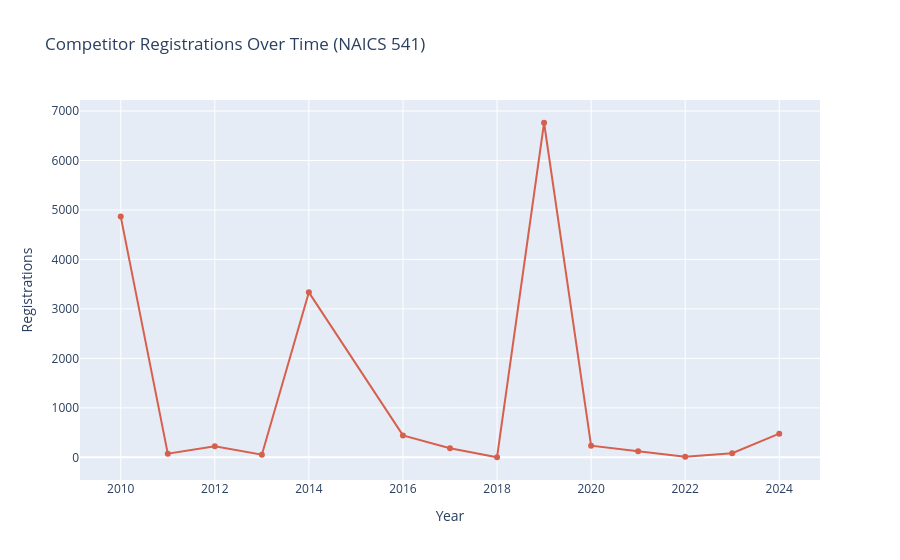

The notebook cell saved with this chart:
### Code cell
# ── 3.5  Temporal entry trend (registration by year) ─────────────────────────
reg_trend = (
    competitors.dropna(subset=['registration_date'])
               .assign(year=lambda x: x['registration_date'].dt.year)
               .query('2000 <= year <= 2024')
               .groupby('year')
               .size()
               .reset_index(name='registrations')
)

fig = px.line(
    reg_trend,
    x='year', y='registrations',
    title='Competitor Registrations Over Time (NAICS 541)',
    markers=True,
    labels={'year': 'Year', 'registrations': 'Registrations'}
)
fig.update_traces(line_color='#d6604d')
fig.show()

### Figure 1 — Plotly figure (JSON) as saved in the notebook; plotly's stock layout.template omitted (floating-point values rounded to 4 significant figures)
{"data": [{"hovertemplate": "Year=%{x}<br>Registrations=%{y}<extra></extra>", "legendgroup": "", "line": {"color": "#d6604d", "dash": "solid"}, "marker": {"symbol": "circle"}, "mode": "markers+lines", "name": "", "orientation": "v", "showlegend": false, "type": "scatter", "x": [2010, 2011, 2012, 2013, 2014, 2016, 2017, 2018, 2019, 2020, 2021, 2022, 2023, 2024], "xaxis": "x", "y": [4865, 74, 223, 53, 3335, 444, 184, 2, 6762, 235, 124, 10, 82, 479], "yaxis": "y"}], "layout": {"legend": {"tracegroupgap": 0}, "title": {"text": "Competitor Registrations Over Time (NAICS 541)"}, "xaxis": {"anchor": "y", "domain": [0, 1], "title": {"text": "Year"}}, "yaxis": {"anchor": "x", "domain": [0, 1], "title": {"text": "Registrations"}}}}
